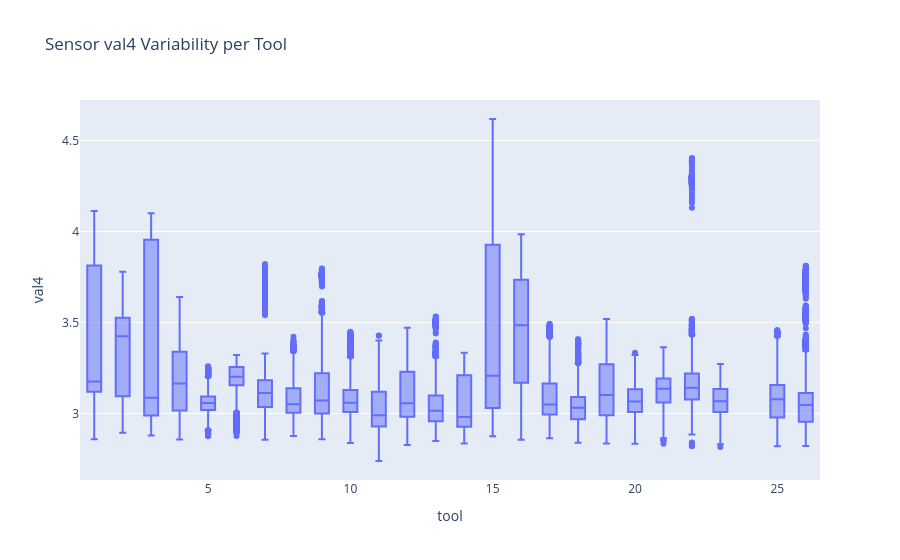

The notebook cell this image was saved under:
### Markdown cell above
## 2. Box Plots
Comparing sensor variability across tools to identify potential maintenance needs.

### Code cell
fig_box = px.box(
    df, 
    x='tool', 
    y='val4', 
    title='Sensor val4 Variability per Tool',
    points='outliers'
)
fig_box.show()

### Figure 1 — Plotly figure (JSON) as saved in the notebook; plotly's stock layout.template omitted (floating-point values rounded to 4 significant figures; data arrays with more than 128 entries replaced by an {"elided": "..."} marker saying what was removed)
{"data": [{"alignmentgroup": "True", "boxpoints": "outliers", "hovertemplate": "tool=%{x}<br>val4=%{y}<extra></extra>", "legendgroup": "", "marker": {"color": "#636efa"}, "name": "", "notched": false, "offsetgroup": "", "orientation": "v", "showlegend": false, "type": "box", "x": {"elided": "100000 int values"}, "x0": " ", "xaxis": "x", "y": {"elided": "100000 float values"}, "y0": " ", "yaxis": "y"}], "layout": {"boxmode": "group", "legend": {"tracegroupgap": 0}, "title": {"text": "Sensor val4 Variability per Tool"}, "xaxis": {"anchor": "y", "domain": [0, 1], "title": {"text": "tool"}}, "yaxis": {"anchor": "x", "domain": [0, 1], "title": {"text": "val4"}}}}
